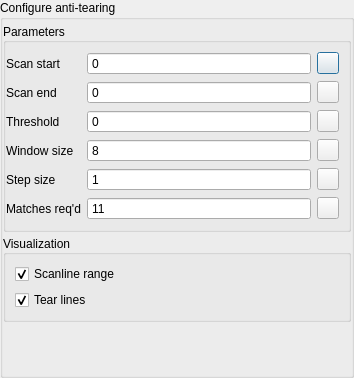
<?xml version="1.0" encoding="UTF-8"?>
<ui version="4.0">
 <class>AntiTearDialog</class>
 <widget class="QDialog" name="AntiTearDialog">
  <property name="geometry">
   <rect>
    <x>0</x>
    <y>0</y>
    <width>354</width>
    <height>378</height>
   </rect>
  </property>
  <property name="windowTitle">
   <string>Dialog</string>
  </property>
  <layout class="QVBoxLayout" name="verticalLayout_2">
   <property name="spacing">
    <number>0</number>
   </property>
   <property name="leftMargin">
    <number>0</number>
   </property>
   <property name="topMargin">
    <number>0</number>
   </property>
   <property name="rightMargin">
    <number>0</number>
   </property>
   <property name="bottomMargin">
    <number>0</number>
   </property>
   <item>
    <widget class="QScrollArea" name="scrollArea">
     <property name="frameShape">
      <enum>QFrame::NoFrame</enum>
     </property>
     <property name="widgetResizable">
      <bool>true</bool>
     </property>
     <widget class="QWidget" name="scrollAreaWidgetContents">
      <property name="geometry">
       <rect>
        <x>0</x>
        <y>0</y>
        <width>354</width>
        <height>378</height>
       </rect>
      </property>
      <layout class="QVBoxLayout" name="verticalLayout">
       <property name="spacing">
        <number>0</number>
       </property>
       <property name="leftMargin">
        <number>0</number>
       </property>
       <property name="topMargin">
        <number>0</number>
       </property>
       <property name="rightMargin">
        <number>0</number>
       </property>
       <property name="bottomMargin">
        <number>0</number>
       </property>
       <item>
        <widget class="QGroupBox" name="groupBox">
         <property name="title">
          <string>Configure anti-tearing</string>
         </property>
         <layout class="QVBoxLayout" name="verticalLayout_3">
          <property name="spacing">
           <number>3</number>
          </property>
          <property name="leftMargin">
           <number>0</number>
          </property>
          <property name="topMargin">
           <number>3</number>
          </property>
          <property name="rightMargin">
           <number>0</number>
          </property>
          <property name="bottomMargin">
           <number>0</number>
          </property>
          <item>
           <widget class="QGroupBox" name="groupBox_parameters">
            <property name="sizePolicy">
             <sizepolicy hsizetype="Preferred" vsizetype="Maximum">
              <horstretch>0</horstretch>
              <verstretch>0</verstretch>
             </sizepolicy>
            </property>
            <property name="title">
             <string>Parameters</string>
            </property>
            <property name="alignment">
             <set>Qt::AlignLeading|Qt::AlignLeft|Qt::AlignVCenter</set>
            </property>
            <property name="flat">
             <bool>false</bool>
            </property>
            <layout class="QGridLayout" name="gridLayout_2">
             <property name="leftMargin">
              <number>0</number>
             </property>
             <property name="rightMargin">
              <number>9</number>
             </property>
             <item row="3" column="1">
              <widget class="QSpinBox" name="spinBox_domainSize">
               <property name="buttonSymbols">
                <enum>QAbstractSpinBox::NoButtons</enum>
               </property>
               <property name="maximum">
                <number>10000</number>
               </property>
               <property name="value">
                <number>8</number>
               </property>
              </widget>
             </item>
             <item row="4" column="0">
              <widget class="QLabel" name="label_7">
               <property name="sizePolicy">
                <sizepolicy hsizetype="Maximum" vsizetype="Preferred">
                 <horstretch>0</horstretch>
                 <verstretch>0</verstretch>
                </sizepolicy>
               </property>
               <property name="text">
                <string>Step size</string>
               </property>
              </widget>
             </item>
             <item row="2" column="1">
              <widget class="QSpinBox" name="spinBox_threshold">
               <property name="buttonSymbols">
                <enum>QAbstractSpinBox::NoButtons</enum>
               </property>
               <property name="maximum">
                <number>255</number>
               </property>
              </widget>
             </item>
             <item row="1" column="1">
              <widget class="QSpinBox" name="spinBox_rangeDown">
               <property name="buttonSymbols">
                <enum>QAbstractSpinBox::NoButtons</enum>
               </property>
               <property name="maximum">
                <number>9999</number>
               </property>
              </widget>
             </item>
             <item row="5" column="1">
              <widget class="QSpinBox" name="spinBox_matchesReqd">
               <property name="buttonSymbols">
                <enum>QAbstractSpinBox::NoButtons</enum>
               </property>
               <property name="minimum">
                <number>1</number>
               </property>
               <property name="maximum">
                <number>1000</number>
               </property>
               <property name="value">
                <number>11</number>
               </property>
              </widget>
             </item>
             <item row="0" column="1">
              <widget class="QSpinBox" name="spinBox_rangeUp">
               <property name="buttonSymbols">
                <enum>QAbstractSpinBox::NoButtons</enum>
               </property>
               <property name="maximum">
                <number>9999</number>
               </property>
              </widget>
             </item>
             <item row="5" column="0">
              <widget class="QLabel" name="label_6">
               <property name="sizePolicy">
                <sizepolicy hsizetype="Maximum" vsizetype="Preferred">
                 <horstretch>0</horstretch>
                 <verstretch>0</verstretch>
                </sizepolicy>
               </property>
               <property name="text">
                <string>Matches req'd</string>
               </property>
              </widget>
             </item>
             <item row="4" column="1">
              <widget class="QSpinBox" name="spinBox_stepSize">
               <property name="buttonSymbols">
                <enum>QAbstractSpinBox::NoButtons</enum>
               </property>
               <property name="minimum">
                <number>1</number>
               </property>
               <property name="maximum">
                <number>1024</number>
               </property>
              </widget>
             </item>
             <item row="1" column="0">
              <widget class="QLabel" name="label_2">
               <property name="sizePolicy">
                <sizepolicy hsizetype="Maximum" vsizetype="Preferred">
                 <horstretch>0</horstretch>
                 <verstretch>0</verstretch>
                </sizepolicy>
               </property>
               <property name="text">
                <string>Scan end</string>
               </property>
              </widget>
             </item>
             <item row="0" column="0">
              <widget class="QLabel" name="label">
               <property name="sizePolicy">
                <sizepolicy hsizetype="Maximum" vsizetype="Preferred">
                 <horstretch>0</horstretch>
                 <verstretch>0</verstretch>
                </sizepolicy>
               </property>
               <property name="text">
                <string>Scan start</string>
               </property>
              </widget>
             </item>
             <item row="3" column="0">
              <widget class="QLabel" name="label_4">
               <property name="sizePolicy">
                <sizepolicy hsizetype="Maximum" vsizetype="Preferred">
                 <horstretch>0</horstretch>
                 <verstretch>0</verstretch>
                </sizepolicy>
               </property>
               <property name="text">
                <string>Window size</string>
               </property>
              </widget>
             </item>
             <item row="2" column="0">
              <widget class="QLabel" name="label_3">
               <property name="sizePolicy">
                <sizepolicy hsizetype="Maximum" vsizetype="Preferred">
                 <horstretch>0</horstretch>
                 <verstretch>0</verstretch>
                </sizepolicy>
               </property>
               <property name="text">
                <string>Threshold</string>
               </property>
              </widget>
             </item>
             <item row="0" column="2">
              <widget class="QPushButton" name="pushButton_reset_value_scanStart">
               <property name="minimumSize">
                <size>
                 <width>22</width>
                 <height>0</height>
                </size>
               </property>
               <property name="maximumSize">
                <size>
                 <width>22</width>
                 <height>16777215</height>
                </size>
               </property>
               <property name="toolTip">
                <string>Reset to default</string>
               </property>
               <property name="text">
                <string/>
               </property>
              </widget>
             </item>
             <item row="1" column="2">
              <widget class="QPushButton" name="pushButton_reset_value_scanEnd">
               <property name="minimumSize">
                <size>
                 <width>22</width>
                 <height>0</height>
                </size>
               </property>
               <property name="maximumSize">
                <size>
                 <width>22</width>
                 <height>16777215</height>
                </size>
               </property>
               <property name="toolTip">
                <string>Reset to default</string>
               </property>
               <property name="text">
                <string/>
               </property>
              </widget>
             </item>
             <item row="2" column="2">
              <widget class="QPushButton" name="pushButton_reset_value_threshold">
               <property name="minimumSize">
                <size>
                 <width>22</width>
                 <height>0</height>
                </size>
               </property>
               <property name="maximumSize">
                <size>
                 <width>22</width>
                 <height>16777215</height>
                </size>
               </property>
               <property name="toolTip">
                <string>Reset to default</string>
               </property>
               <property name="text">
                <string/>
               </property>
              </widget>
             </item>
             <item row="3" column="2">
              <widget class="QPushButton" name="pushButton_reset_value_windowSize">
               <property name="minimumSize">
                <size>
                 <width>22</width>
                 <height>0</height>
                </size>
               </property>
               <property name="maximumSize">
                <size>
                 <width>22</width>
                 <height>16777215</height>
                </size>
               </property>
               <property name="toolTip">
                <string>Reset to default</string>
               </property>
               <property name="text">
                <string/>
               </property>
              </widget>
             </item>
             <item row="4" column="2">
              <widget class="QPushButton" name="pushButton_reset_value_stepSize">
               <property name="minimumSize">
                <size>
                 <width>22</width>
                 <height>0</height>
                </size>
               </property>
               <property name="maximumSize">
                <size>
                 <width>22</width>
                 <height>16777215</height>
                </size>
               </property>
               <property name="toolTip">
                <string>Reset to default</string>
               </property>
               <property name="text">
                <string/>
               </property>
              </widget>
             </item>
             <item row="5" column="2">
              <widget class="QPushButton" name="pushButton_reset_value_matchesReqd">
               <property name="minimumSize">
                <size>
                 <width>22</width>
                 <height>0</height>
                </size>
               </property>
               <property name="maximumSize">
                <size>
                 <width>22</width>
                 <height>16777215</height>
                </size>
               </property>
               <property name="toolTip">
                <string>Reset to default</string>
               </property>
               <property name="text">
                <string/>
               </property>
              </widget>
             </item>
            </layout>
           </widget>
          </item>
          <item>
           <widget class="QGroupBox" name="groupBox_visualization">
            <property name="sizePolicy">
             <sizepolicy hsizetype="Preferred" vsizetype="Maximum">
              <horstretch>0</horstretch>
              <verstretch>0</verstretch>
             </sizepolicy>
            </property>
            <property name="title">
             <string>Visualization</string>
            </property>
            <property name="alignment">
             <set>Qt::AlignLeading|Qt::AlignLeft|Qt::AlignVCenter</set>
            </property>
            <property name="flat">
             <bool>false</bool>
            </property>
            <property name="checkable">
             <bool>false</bool>
            </property>
            <property name="checked">
             <bool>false</bool>
            </property>
            <layout class="QGridLayout" name="gridLayout_3">
             <property name="leftMargin">
              <number>9</number>
             </property>
             <property name="rightMargin">
              <number>9</number>
             </property>
             <item row="0" column="0">
              <widget class="QCheckBox" name="checkBox_visualizeRange">
               <property name="text">
                <string>Scanline range</string>
               </property>
               <property name="checked">
                <bool>true</bool>
               </property>
              </widget>
             </item>
             <item row="1" column="0">
              <widget class="QCheckBox" name="checkBox_visualizeTear">
               <property name="text">
                <string>Tear lines</string>
               </property>
               <property name="checked">
                <bool>true</bool>
               </property>
              </widget>
             </item>
            </layout>
           </widget>
          </item>
          <item>
           <spacer name="verticalSpacer">
            <property name="orientation">
             <enum>Qt::Vertical</enum>
            </property>
            <property name="sizeHint" stdset="0">
             <size>
              <width>20</width>
              <height>999999</height>
             </size>
            </property>
           </spacer>
          </item>
         </layout>
        </widget>
       </item>
      </layout>
     </widget>
    </widget>
   </item>
  </layout>
 </widget>
 <resources/>
 <connections/>
</ui>
